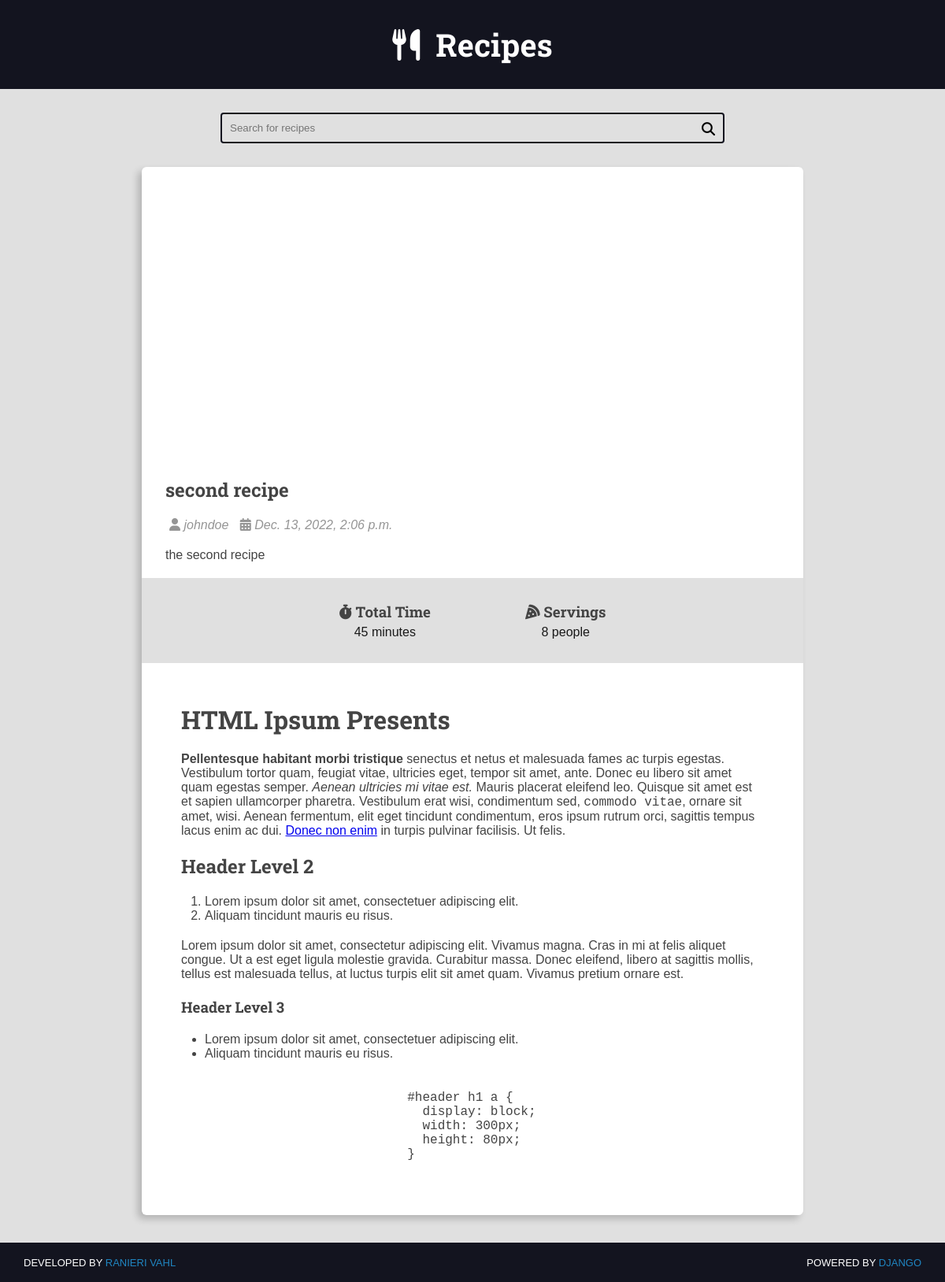
/recipe/2/, run on an earlier commit of the app's database.
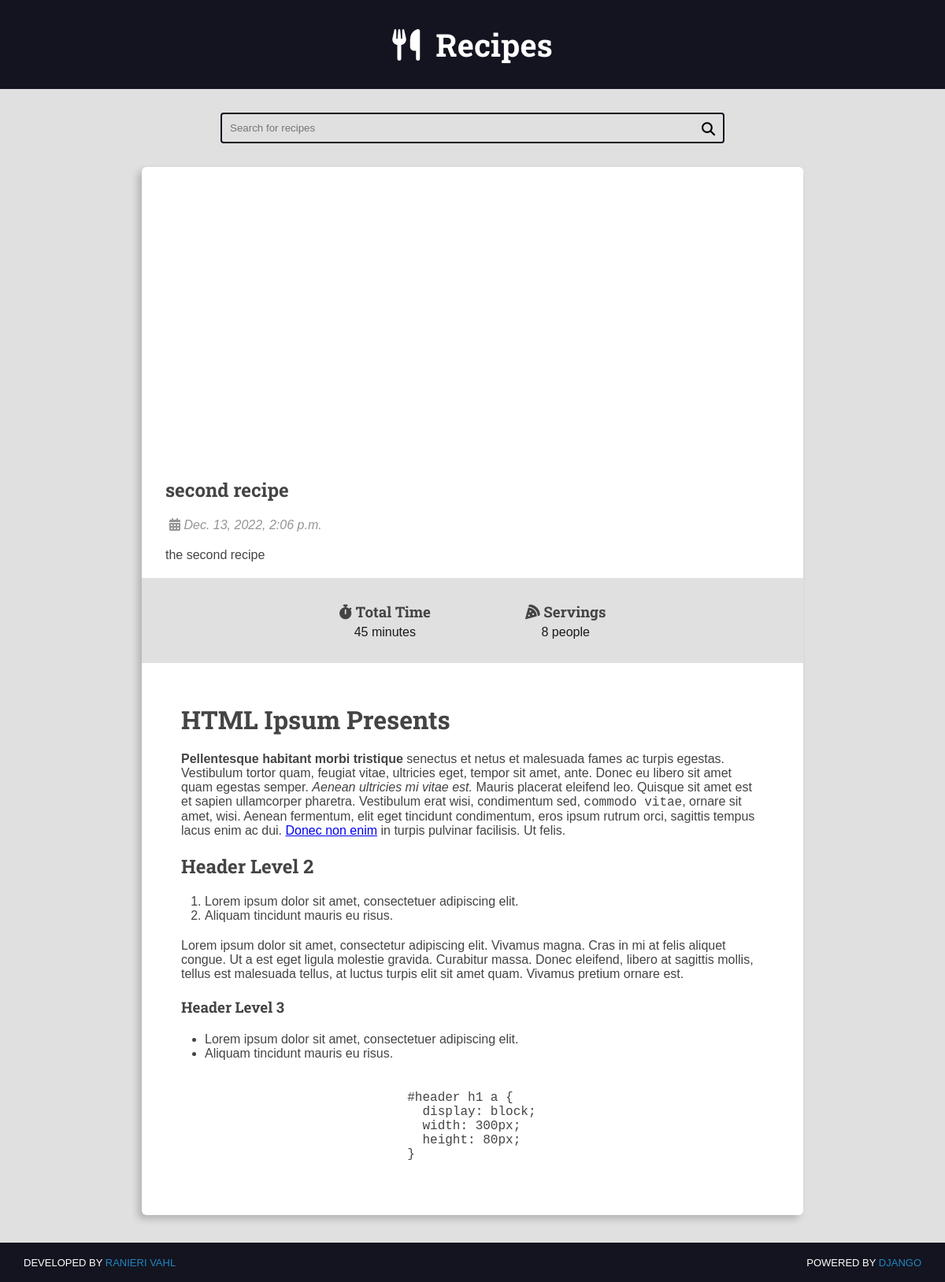
And on a later commit of the database.
### recipes/models.py (models this page shows, shortened)
class Recipe(models.Model):
    title = models.CharField(max_length=65)
    description = models.CharField(max_length=165)
    slug = models.SlugField(unique=True)
    preparation_time = models.IntegerField()
    preparation_time_unit = models.CharField(max_length=65)
    servings = models.IntegerField()
    servings_unit = models.CharField(max_length=65)
    preparation_steps = models.TextField()
    preparation_steps_is_html = models.BooleanField(default=False)
    created_at = models.DateTimeField(auto_now_add=True)
    updated_at = models.DateTimeField(auto_now=True)
    is_published = models.BooleanField(default=False)
    cover = models.ImageField(upload_to='recipes/covers/%Y/%m/%d/')
    category = models.ForeignKey(
        Category, on_delete=models.SET_NULL, null=True,
        blank=True, default=None,
    )
    author = models.ForeignKey(
        User, on_delete=models.SET_NULL, null=True,
        blank=True, default=None,
    )

### recipes/views.py (the view)
# urls.py: path('recipe/<int:id>/', views.recipe, name='recipe'),
def recipe(request, id):
    recipe = get_object_or_404(Recipe, pk=id, is_published=True)
    return render(request, 'recipes/pages/recipe-view.html', context={
        'recipe': recipe,
        'is_detail_page': True,
    })

### recipes/templates/recipes/pages/recipe-view.html (shortened to what this page needs)
{% extends 'global/base.html' %}
{% block content %}
<div class="main-content main-content-detail container">
    {% include 'recipes/partials/recipe.html' %}
</div>
{% endblock content %}

### base_templates/global/base.html (shortened to what this page needs)
<!DOCTYPE html>
<html lang="en">
<head>
    {% include 'global/partials/head.html' %}
</head>
<body>
    {% include 'global/partials/header.html' %}
    {% include 'global/partials/search.html' %}
    <main class="main-content-container">
        {% block content %}{% endblock content %}
    </main>
    {% block footer %}
        {% include 'global/partials/footer.html' %}
    {% endblock footer %}
</body>
</html>

### base_templates/global/partials/head.html (shortened to what this page needs)
{% load static %}
<link rel="stylesheet" href="https://cdnjs.cloudflare.com/ajax/libs/font-awesome/6.2.1/css/brands.min.css"
 />
<link rel="stylesheet" href="https://cdnjs.cloudflare.com/ajax/libs/font-awesome/6.2.1/css/fontawesome.min.css"
 />
<link rel="stylesheet" href="https://cdnjs.cloudflare.com/ajax/libs/font-awesome/6.2.1/css/solid.min.css"
 />
<link rel="stylesheet" href="{% static 'global/css/styles.css' %}">

### base_templates/global/partials/header.html
<header class="main-header-container">
    <div class="main-header container">
        <h1><a href="{% url 'recipes:home' %}" class="main-brand"><i class="fa-solid fa-utensils main-brand-icon"></i><span>Recipes</span></a></h1>
    </div>
</header>

### base_templates/global/partials/search.html
<div class="search-container">
    <div class="container">
        <form action="{% url 'recipes:search' %}" class="search-form" method="GET">
            <input type="search" class="search-input"  name="q" placeholder="Search for recipes" value="{{ search_term }}" required>
            <button type="submit" class="search-button"><i class="fa-regular fa-magnifying-glass"></i></button>
        </form>
    </div>
</div>

### recipes/templates/recipes/partials/recipe.html (shortened to what this page needs)
<div class="recipe recipe-list-item">
    {% if recipe.cover.url is not Null %}
        <div class="recipe-cover">
        </div>
    {% endif %}
    <div class="recipe-title-container">
        <a href="{% url 'recipes:recipe' recipe.id %}">
            <h2 class="recipe-title"> {{ recipe.title }} </h2>
        </a>
    </div>
    <div class="recipe-author">
        {% if recipe.author is not Null %}
            <span class="recipe-author-item">
                <i class="fas fa-user"></i>
                {% if first_name %}
                    {{ recipe.author.first_name }} {{ recipe.author.last_name }}
                {% else %}
                    {{ recipe.author.username }}
                {% endif %}
            </span>
        {% endif %}
        <span class="recipe-author-item">
            <i class="fas fa-calendar-alt"></i>
            {{ recipe.created_at }}
        </span>
    </div>
    <div class="recipe-author-text">
        {{recipe.description}}
    </div>
    <div class="recipe-meta-container">
        <div class="recipe-meta recipe-prep">
            <h3 class="recipe-meta-title"><i class="fas fa-stopwatch"></i> Total Time</h3>
            <div class="recipe-meta-text">
                {{recipe.preparation_time}} {{recipe.preparation_time_unit}}
            </div>
        </div>
        <div class="recipe-meta recipe-servings">
            <h3 class="recipe-meta-title"><i class="fas fa-pizza-slice"></i> Servings</h3>
            <div class="recipe-meta-text">
                {{recipe.servings}} {{recipe.servings_unit}}
            </div>
        </div>
    </div>
    {% if is_detail_page is True %}
        <div class="preparation-steps">
            {% if recipe.preparation_steps_is_html is not True %}
                <p>{{recipe.preparation_steps|linebreaksbr}}</p>
            {% else %}
                <p>{{recipe.preparation_steps|safe}}</p>
            {% endif %}
        </div>
    {% endif %}
</div>

### base_templates/global/partials/footer.html
<footer class="main-footer">
    <div class="developer">
        DEVELOPED BY <a href="https://www.linkedin.com/in/ranieri-vahl/">RANIERI VAHL</a>
    </div>
    <div class="powered">
        POWERED BY <a href="https://www.djangoproject.com/">DJANGO</a>
    </div>
</footer>

### base_static/global/css/styles.css (style rules this page uses)
:root { --color-primary: #269fe6; --color-primary-hover: #2086c2; --color-primary-dark: #13141f; --color-primary-dark-hover: #212336; --color-primary-light: #d4ecfa; --color-primary-light-hover: #bdd8e7; --color-white: #fff; --color-black: #000; --color-dark-text: #444; --color-info-light: #cce5ff; --color-debug-light: #cce5ff; --color-success-light: #d4edda; --color-alert-light: #fff3cd; --color-warning-light: #fff3cd; --color-error-light: #f8d7da; --color-info-dark: #4d86c4; --color-debug-dark: #4d86c4; --color-success-dark: #4a9c5d; --color-alert-dark: #927f40; --color-warning-dark: #927f40; --color-error-dark: #da525d; --color-gray-0: #f9f9f9; --color-gray-1: #e0e0e0; --color-gray-2: #c7c7c7; --color-gray-3: #aeaeae; --color-gray-4: #959595; --color-gray-5: #7d7d7d; --color-gray-6: #646464; --color-gray-7: #4b4b4b; --color-gray-8: #323232; --color-gray-9: #191919; --font-primary: sans-serif; --font-headings: 'Roboto Slab', serif; --spacing-gutter-medium: 3rem; --spacing-gutter-large: 4rem; }
* { padding: 0; margin: 0; box-sizing: border-box }
html { font-size: 62.5%; }
body { font-size: 1.6rem; font-family: var(--font-primary); background-color: var(--color-gray-1); color: var(--color-dark-text); }
h1,h2,h3,h4,h5,h6 { font-family: var(--font-headings); }
.main-header-container { background: var(--color-primary-dark); }
.container { margin: 0 auto; max-width: 144rem; }
.main-header { padding: var(--spacing-gutter-medium); }
.main-brand { text-decoration: none; font-size: 4rem; color: var(--color-white); display: flex; flex-flow: row nowrap; margin: 0 auto; justify-content: center; align-items: center; width: fit-content; }
.main-brand-icon { margin-right: 2rem; }
.search-form { border: 0.2rem solid var(--color-primary-dark); max-width: 64rem; margin: 3rem auto; position: relative; border-radius: 0.4rem; transition: all 300ms ease-in-out; }
.search-input, .search-button { border: none; background: none; outline: none; padding: 1rem; transition: all 300ms ease-in-out; }
.search-input { width: 100%; padding-right: 3rem; }
.search-button { position: absolute; top: 0; right: 0; bottom: 0; font-size: 1.7rem; }
.main-content { padding: 3.5rem; padding-top: 0; }
.recipe { background: var(--color-white); box-shadow: -0.5rem 0.5rem 1rem rgba(0,0,0,0.2); transition: all 300ms ease-in-out; border-radius: 0.6rem; overflow: hidden; }
.recipe-list-item { max-width: 64rem; height: fit-content; }
.recipe-title-container { padding: var(--spacing-gutter-medium); padding-bottom: 2rem; }
.recipe-title-container a { text-decoration: none; color: var(--color-dark-text); }
.recipe-author { padding: 0 var(--spacing-gutter-medium); }
.recipe-author-item { padding: 0.5rem ; color: var(--color-gray-4); font-style: italic; }
.recipe-author-text { padding: 2rem var(--spacing-gutter-medium); padding-top: 2rem; }
.recipe-meta-container { display: flex; flex-flow: row wrap; gap: 12rem; justify-content: center; text-align: center; padding: var(--spacing-gutter-medium); background-color: var(--color-gray-1); }
.recipe-meta-text { padding-top: 0.5rem; color: var(--color-gray-9); }
.preparation-steps { padding: var(--spacing-gutter-medium); }
.main-content-detail .recipe-list-item { max-width: 84rem; margin: 0 auto; }
.main-footer { display: flex; flex-wrap: row nowrap; justify-content: space-between; background: var(--color-primary-dark); height: 5rem; align-items: center; }
.developer, .powered { text-decoration: none; color: var(--color-white); padding: 0 3rem; font: var(--font-primary); font-size: 1.3rem; }
.developer a, .powered a { text-decoration: none; color: var(--color-white); transition: all 300ms ease-in-out; }
.developer a, .powered a { color: var(--color-primary-hover); }
.preparation-steps h1, .preparation-steps h2, .preparation-steps h3, .preparation-steps h4, .preparation-steps h5, .preparation-steps h6, .preparation-steps p, .preparation-steps pre .preparation-steps div .preparation-steps span { margin: 2rem }
.preparation-steps ol, .preparation-steps ul { margin: 2rem; padding: 0 3rem; }

What changed in the data, as far as the page shows it:
changed Recipe "second recipe": author_id 2 → empty (drawn); author.username "johndoe" → (not shown)
